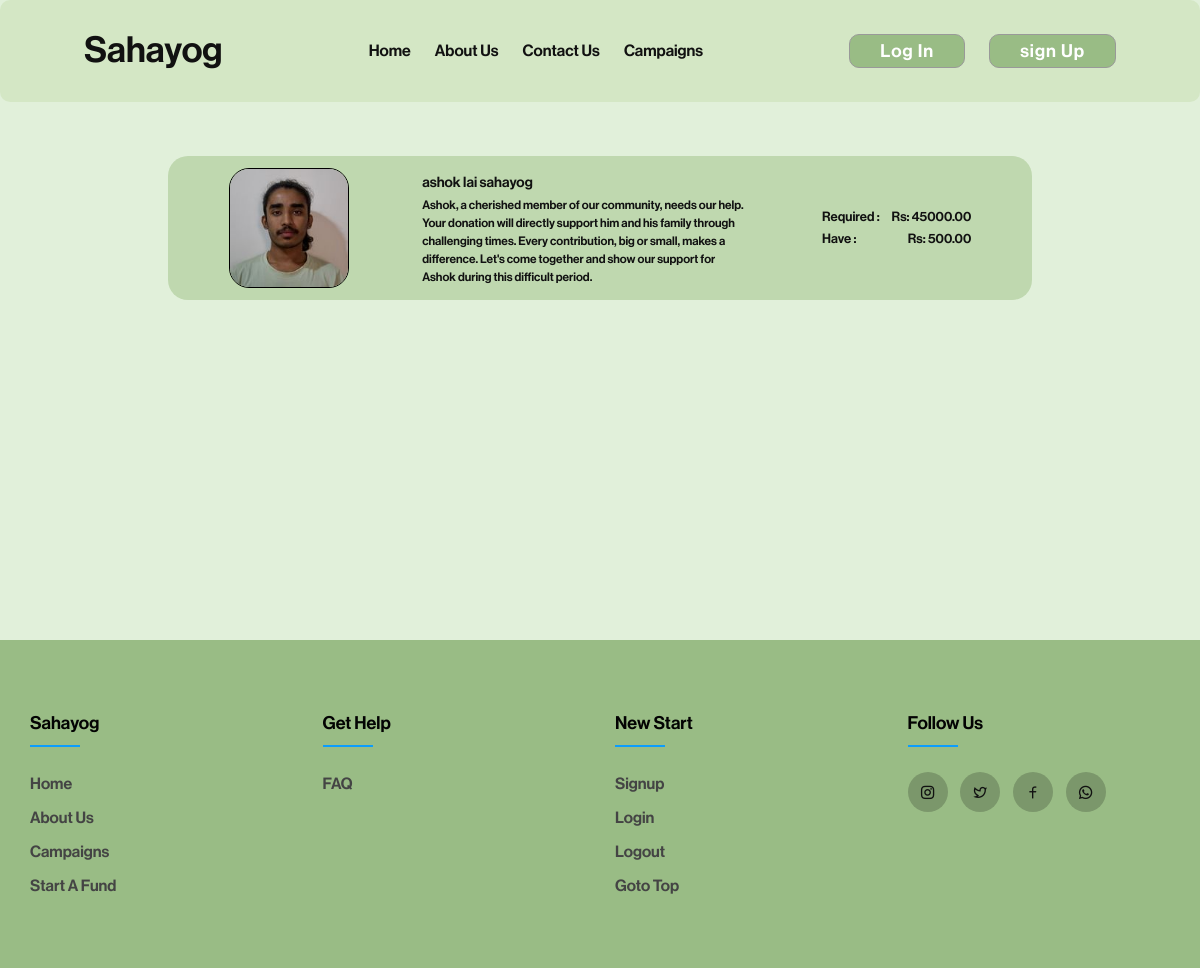
The page /campaign/ on the database its author committed.
### fundapp/models.py (models this page shows, shortened)
class AllFund(models.Model):
    user = models.ForeignKey(User, on_delete=models.CASCADE, related_name='user_campaign')
    sno = models.AutoField(primary_key=True)
    image = models.ImageField(upload_to="fundapp/images", default="upload-image")
    title = models.CharField(max_length=100)
    description = models.TextField(blank=True)
    campaignType = models.CharField(max_length=100)
    required = models.DecimalField(max_digits=19, decimal_places=10)
    have = models.DecimalField(max_digits=19, decimal_places=10, default=0)
    slug = models.CharField(max_length=130,unique=True, blank=True)
    timeStamp = models.DateField(auto_now_add=True, blank=True)

### fundapp/views.py (the view)
# urls.py: path('campaign/', views.campaign,name='causes'),
def campaign(request):
    allfund= AllFund.objects.all()[::-1]
    context = {"allfund": allfund}
    return render(request, 'campaign.html', context)

### templates/campaign.html (shortened to what this page needs)
{% extends "base.html" %}
{% block stylesheet %}
<link rel="stylesheet" href="/static/css/campaign.css">
{% endblock stylesheet %}
{% block content %}
<div id="main">
    <div id="campaign">
        <div id="each-person-container">
            {% for item in allfund %}
            <a href="/campaign/{{item.slug}}">
                <div class="each-person">
                    <div class="image">
                        <img src="{{item.image.url}}" alt="">
                    </div>
                    <div class="info">
                        <a href="/campaign/{{item.slug}}">{{item.title}}</a>
                        <p>{{item.description}}</p>
                    </div>
                    <ul>
                        <li>required :
                            <span>Rs: {{item.required|floatformat:2}}</span>
                        </li>
                        <li>have :
                            <span>Rs: {{item.have|floatformat:2}}</span>
                        </li>
                    </ul>
                </div>
            </a>
            {% endfor %}
        </div>
    </div>
</div>
{% endblock content %}

### templates/base.html (shortened to what this page needs)
<!DOCTYPE html>
<html>
<head>
    <link rel="stylesheet" href="/static/css/style.css">
    <link rel="stylesheet" href="/static/css/navbar.css">
    <link rel="stylesheet" href="/static/css/index.css">
    <link rel="stylesheet" href="/static/css/footer.css">
    {% block stylesheet %}
    {% endblock stylesheet %}
    <link href="https://cdn.jsdelivr.net/npm/remixicon@4.1.0/fonts/remixicon.css" rel="stylesheet" />
</head>
<body>
    <nav id="navbar">
        <a href="" class="page-title">Sahayog</a>
        <ul>
            <li>
                <a href="/">home</a>
            </li>
            <li>
                <a href="/about">about us</a>
            </li>
            <li>
                <a href="/contact">contact us</a>
            </li>
            <li>
                <a href="/campaign">campaigns</a>
            </li>
        </ul>
        <div>
            {% if user.is_authenticated %}
            <a href="{% url 'logout' %}">
                <button class="login-signup-button" id="signup-button">
                    Log Out
                </button>
            </a>
            <button class="login-signup-button" id="signup-button">
                <a href="/campaignstatus">Campaign Status</a>
            </button>
            <h4>username: <span class="generalspan">{{request.user}}</span></h4>
            {% else %}
            <button class="login-signup-button" id="login-button">
                <a href="/login">Log In</a>
            </button>
            <button class="login-signup-button" id="signup-button">
                <a href="/signup">sign Up</a>
            </button>
            {% endif %}
        </div>
    </nav>
    {% block content %}
    {% endblock content %}
 {% include "footer.html" %}
</body>
</html>

### templates/footer.html
  <footer class="footer">
     <div class="container">
      <div class="row">
        <div class="footer-col">
          <h4>Sahayog</h4>
          <ul>
            <li><a href="/">home</a></li>
            <li><a href="/about">about us</a></li>
            <li><a href="/campaign">campaigns</a></li>
            <li><a href="/startfund">start a fund</a></li>
          </ul>
        </div>
        <div class="footer-col">
          <h4>get help</h4>
          <ul>
            <li><a href="/contact">FAQ</a></li>
          </ul>
        </div>
        <div class="footer-col">
          <h4>New start</h4>
          <ul>
            <li><a href="/signup">signup</a></li>
            <li><a href="/login">login</a></li>
            <li><a href="/logout">logout</a></li>
            <li><a href="#">goto top</a></li>
          </ul>
        </div>
        <div class="footer-col">
          <h4>follow us</h4>
          <div class="social-links">
            <a href="#"><i class="ri-instagram-line"></i></a>
            <a href="#"><i class="ri-twitter-line"></i></a>
            <a href="#"><i class="ri-facebook-line"></i></a>
            <a href="#"><i class="ri-whatsapp-line"></i></a>
          </div>
        </div>
      </div>
     </div>
  </footer>

### static/css/style.css (style rules this page uses)
* { margin: 0; padding: 0; list-style: none; text-decoration: none; box-sizing: border-box; color: #111; font-family: saikripa; scroll-behavior: smooth; }
html, body { height: 100%; width: 100%; position: relative; background: #E1F0DA; }
img { height: 100%; width: 100%; object-fit: cover; background: lightgray; }
#main { position: relative; padding: 10vw 7vw; min-height: 80vh; transition: .3s ease-in-out; }

### static/css/navbar.css (style rules this page uses)
#navbar { background: #D4E7C5; display: flex; justify-content: space-between; align-items: center; position: relative; text-transform: capitalize; padding: 2vw 7vw; border-radius: 10px; position: fixed; width: 100%; z-index: 8; }
#navbar a.page-title { font-size: 3vw; }
#navbar ul { display: flex; justify-content: center; align-items: center; gap: 2vw; font-weight: bold; }
#navbar div { display: flex; justify-content: center; align-items: center; gap: 2vw; }
#navbar div button { padding: 5px 30px; border-radius: 10px; font-size: 18px; letter-spacing: 1px; cursor: pointer; background: #99BC85; color: white; transition: .3s linear; border: 1px solid #999; }
#navbar div button a { width: inherit; height: inherit; color: inherit; }

### static/css/footer.css (style rules this page uses)
body { line-height: 1.5; font-family: 'Poppins', sans-serif; }
* { margin:0; padding:0; box-sizing: border-box; }
.container { max-width: 1170px; margin:auto; }
.row { display: flex; flex-wrap: wrap; }
ul { list-style: none; }
.footer { background-color:#99BC85; ; padding: 70px 0; }
.footer-col { width: 25%; padding: 0 15px; }
.footer-col h4 { font-size: 18px; color: #030303; text-transform: capitalize; margin-bottom: 35px; font-weight: 500; position: relative; }
.footer-col h4::before { content: ''; position: absolute; left:0; bottom: -10px; background-color: #0c9dfd; height: 2px; box-sizing: border-box; width: 50px; }
.footer-col ul li:not(:last-child) { margin-bottom: 10px; }
.footer-col ul li a { font-size: 16px; text-transform: capitalize; color: #ffffff; text-decoration: none; font-weight: 300; color: #444444; display: block; transition: all 0.3s ease; }
.footer-col .social-links a { display: inline-block; height: 40px; width: 40px; background-color: rgba(0, 0, 0, 0.2); margin:0 10px 10px 0; text-align: center; line-height: 40px; border-radius: 50%; color: #ffffff; transition: all 0.5s ease; }

### static/css/campaign.css (style rules this page uses)
#campaign { position: relative; width: 100%; }
#each-person-container { height: 100%; width: 100%; min-height: 20vh; max-height: 90vh; position: relative; display: flex; flex-direction: column; justify-content: flex-start; gap: .5vw; padding: 2vw 7vw; overflow: auto; }
#each-person-container .each-person { width: 100%; display: flex; justify-content: space-around; background: #BFD8AF; height: 12vw; align-items: center; border-radius: 20px; padding: 2vw; }
#each-person-container .each-person div:nth-child(1) { height: 10vw; width: 10vw; border: 1px solid black; border-radius: 20px; overflow: hidden; }
#each-person-container .each-person div:nth-child(2) { display: flex; flex-direction: column; gap: .2vw; font-size: 1.2vw; width: 40%; }
#each-person-container .each-person div:nth-child(2) p { font-size: 1vw; }
#each-person-container .each-person ul { display: flex; flex-direction: column; gap: .2vw; text-transform: capitalize; width: fit-content; align-items: flex-end; }
#each-person-container .each-person ul li { width: 100%; display: flex; gap: 1vw; font-size: 1.1vw; justify-content: space-between; }

### rows shown on the page
AllFund: image (picture), title "ashok lai sahayog", description "Ashok, a cherished member of our community, needs our help. Your donation will directly support him and his family through challenging times. Every contribution, big or small, makes a difference. Let's come together and show our support for Ashok during this difficult period.", required "45000.00", have "500.00"
